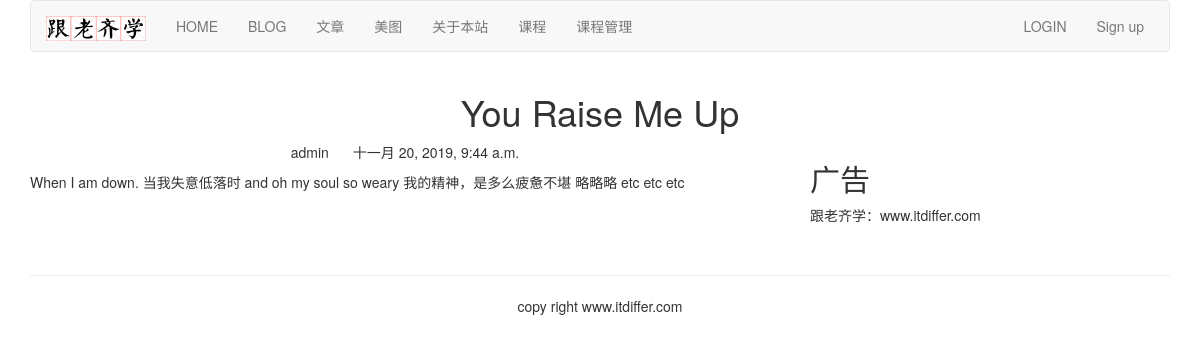
Page /blog/1/ on the committed database.
### blog/models.py (models this page shows, shortened)
class BlogArticles(models.Model):
    title = models.CharField(max_length=300)
    author = models.ForeignKey(User, on_delete=models.CASCADE, related_name='blog_posts')
    body = models.TextField()
    publish = models.DateTimeField(default=timezone.now)
    class Meta:
        ordering = ('-publish', )

### blog/views.py (the view)
# urls.py: path('<int:article_id>/', views.blog_article, name='blog_article'),
def blog_article(request, article_id):
    article = get_object_or_404(BlogArticles, id=article_id)
    pub = article.publish
    return render(request, 'blog/content.html', {'article': article, 'publish': pub})

### templates/blog/content.html (shortened to what this page needs)
{% extends "base.html" %}
{% block content %}
  <div class="row text-center vertical-middle-sm">
    <h1>{{ article.title }}</h1>
  </div>
  <div class="row">
    <div class="col-xs-12 col-md-8">
      <p class="text-center">
        <span>
          {{ article.author.username }}
        </span>
        <span style="margin-left:20px">
          {{ publish }}
        </span>
      </p>
      <div>
        {{ article.body }}
      </div>
    </div>
    <div class="col-xs-6 col-md-4">
      <h2>广告</h2>
      <p>跟老齐学：www.itdiffer.com</p>
    </div>
  </div>
{% endblock content %}

### rows in the picture
BlogArticles: title "You Raise Me Up", author.username "admin", publish "十一月 20, 2019, 9:44 a.m.", body "When I am down. 当我失意低落时 and oh my soul so weary 我的精神，是多么疲惫不堪 略略略 etc etc etc"
